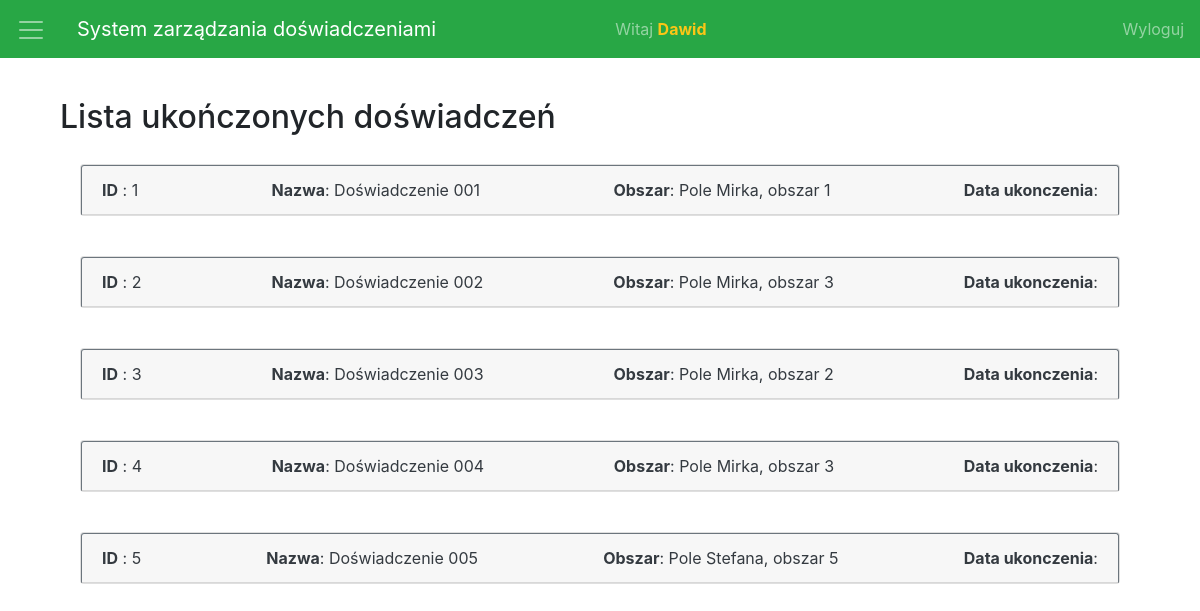
/laborant_results.php (signed in), run on the app's committed database.
### tables this page shows
CREATE TABLE results (
    result_id INT AUTO_INCREMENT NOT NULL PRIMARY KEY,
    experiment_name VARCHAR(100) NOT NULL,
    area_id INT NOT NULL,
    plant_id INT NOT NULL,
    fertilizer_id INT NOT NULL,
    plants_quantity INT NOT NULL,
    quantity_ratio DECIMAL(5,2) NOT NULL,
    average_size DECIMAL(5,2) NOT NULL,
    plants_quality DECIMAL(3,2) NOT NULL,
    finish_date TIMESTAMP
);

CREATE TABLE areas(
    area_id INT AUTO_INCREMENT NOT NULL PRIMARY KEY,
    surface_id INT,
    area_name VARCHAR(100) NOT NULL,
    size INT NOT NULL
);

### laborant_results.php (the view, shortened to what this page needs)
<!DOCTYPE html>
<html lang="pl">
<head>
	<link rel="stylesheet" href="https://maxcdn.bootstrapcdn.com/bootstrap/4.0.0-beta.2/css/bootstrap.min.css">
</head>
<body>
	<div class="container-fluid" id="main">
		<nav class="row justify-content-center navbar navbar-dark bg-success">
			<div class="navbar-brand" id="menu">
				<span style="cursor:pointer" class="navbar-toggler-icon" onclick="openNav()"></span>
			</div>
			<a class="col navbar-brand" href="laborant_experiments.php">
				System zarządzania doświadczeniami
			</a>
			<div class="d-flex col navbar-item">
				<div class="navbar-text">
					Witaj <strong style="color: #fcc616"><?php echo $_SESSION["name"]; ?></strong>
				</div>
			</div>
			<div class="navbar-nav">
				<a class="ml-auto my-auto nav-link" href="logout.php">
					Wyloguj
				</a>
			</div>
		</nav>
		<div class="container">
			<div class="col">
				<div class="row p-2 m-2 text-center justify-content-center">
				</div>
				<h2 class="header mt-3">Lista ukończonych doświadczeń</h2>
				<?php
				require_once "credentials.php";
				try {
					$conn = new mysqli($host, $db_user, $db_password, $db_name);
					if ($conn->connect_errno != 0) {
						throw new Exception(mysqli_connect_errno());
					} else {
						$conn->set_charset("utf8");
						$query = "SELECT result_id, experiment_name, area_name, plant_name, fertilizer_name, plants_quantity, quantity_ratio, average_size, plants_quality, finish_date
						FROM results AS r INNER JOIN plants AS p ON r.plant_id = p.plant_id
						INNER JOIN fertilizers AS f ON r.fertilizer_id = f.fertilizer_id
						INNER JOIN areas AS a ON r.area_id = a.area_id
						ORDER BY result_id";
						$result = $conn->query($query);
						$number_of_results = $result->num_rows;
						if ($number_of_results > 0) {
							while ($row = $result->fetch_assoc()) {
								echo '
								<div class="card-body">
									<div id="accordion_' . $row['result_id'] . '" role="tablist">
										<div class="card">
											<div class="btn btn-outline-secondary card-header text-dark d-flex justify-content-between" role="tab" id="result_' . $row['result_id'] . '" type="button" data-toggle="collapse" data-target="#details_' . $row['result_id'] . '" aria-expanded="false" aria-controls="details_' . $row['result_id'] . '">
												<span><strong>ID</strong> : ' . $row['result_id'] . '</span>
												<span><strong>Nazwa</strong>: ' . $row['experiment_name'] . '</span>
												<span><strong>Obszar</strong>: ' . $row['area_name'] . '</span>
												<span><strong>Data ukonczenia</strong>: ' . $row['finish_date'] . '</span>
										</div>
										<div id="details_' . $row['result_id'] . '" class="collapse" role="tabpanel" aria-labelledby="result_' . $row['result_id'] . '" data-parent="#accordion_' . $row['result_id'] . '">
											<div class="card-body">
												<h4 class="d-flex justify-content-around">
													<span><strong>Roślina</strong>: ' . $row['plant_name'] . ' </span>
													<span><strong>Nawóz</strong>: ' . $row['fertilizer_name'] . '</span>
												</h4>
												<table class="table table-striped table-hover">
													<thead>
														<tr>
															<th>Liczba roślin</th>
															<th>Ilość roślin na metr kwadratowy</th>
															<th>Średnia wielkość roślin</th>
															<th>Jakość roślin (w skali 1-10)</th>
														</tr>
													</thead>
													<tbody>
														<tr>
															<th>' . $row['plants_quantity'] . '</th>
															<td>' . $row['quantity_ratio'] . '</td>
															<td>' . $row['average_size'] . '</td>
															<td>' . $row['plants_quality'] . '</td>
														</tr>
													</tbody>
												</table>
											</div>
										</div>
									</div>
								</div>
							</div>';
							}
						} else {
							echo '<div>Brak wyników</div>';
						}
					}
				} catch (Exception $e) {
					echo '<p class="red">Błąd serwera!</p>';
					echo '<br><p>Informacja: ' . $e . '</p>';
				}
				?>
			</div>
		</div>
	</div>
</body>
</html>

### laborant_results.php (style rules this page uses)
body { transition: background-color .5s; margin-bottom: 50px; }
#main { transition: margin-left .5s; }

### data on the page
results: result_id "1", experiment_name "Doświadczenie 001", area.area_name "Pole Mirka, obszar 1"
results: result_id "2", experiment_name "Doświadczenie 002", area.area_name "Pole Mirka, obszar 3"
results: result_id "3", experiment_name "Doświadczenie 003", area.area_name "Pole Mirka, obszar 2"
results: result_id "4", experiment_name "Doświadczenie 004", area.area_name "Pole Mirka, obszar 3"
results: result_id "5", experiment_name "Doświadczenie 005", area.area_name "Pole Stefana, obszar 5"

### other printed values
$_SESSION["name"] "Dawid"
